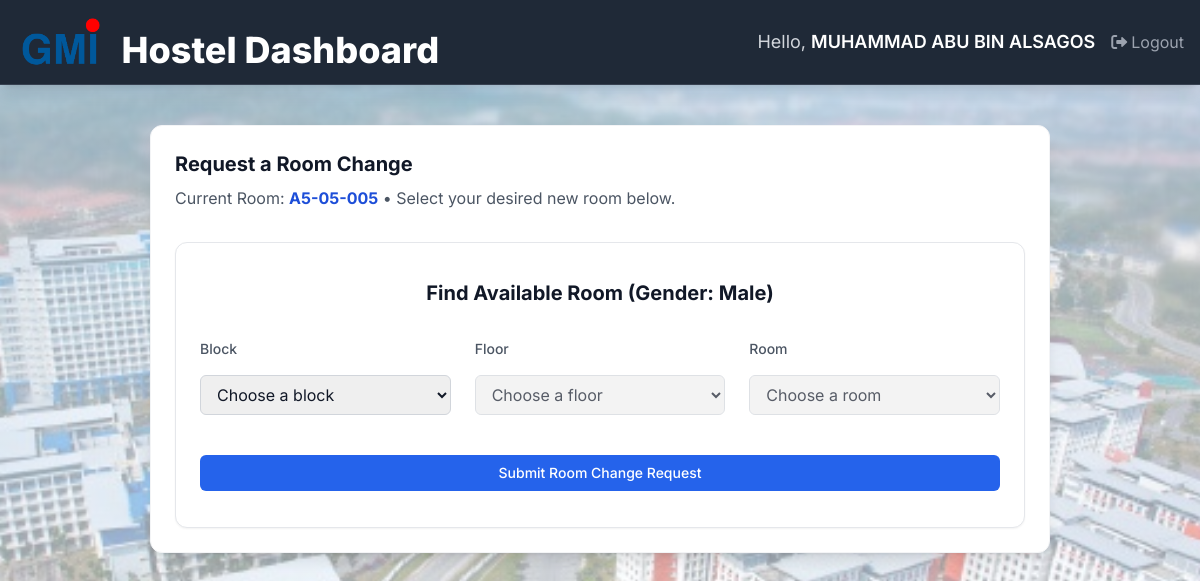
Page /room_change.php (signed in) on the earlier database version.
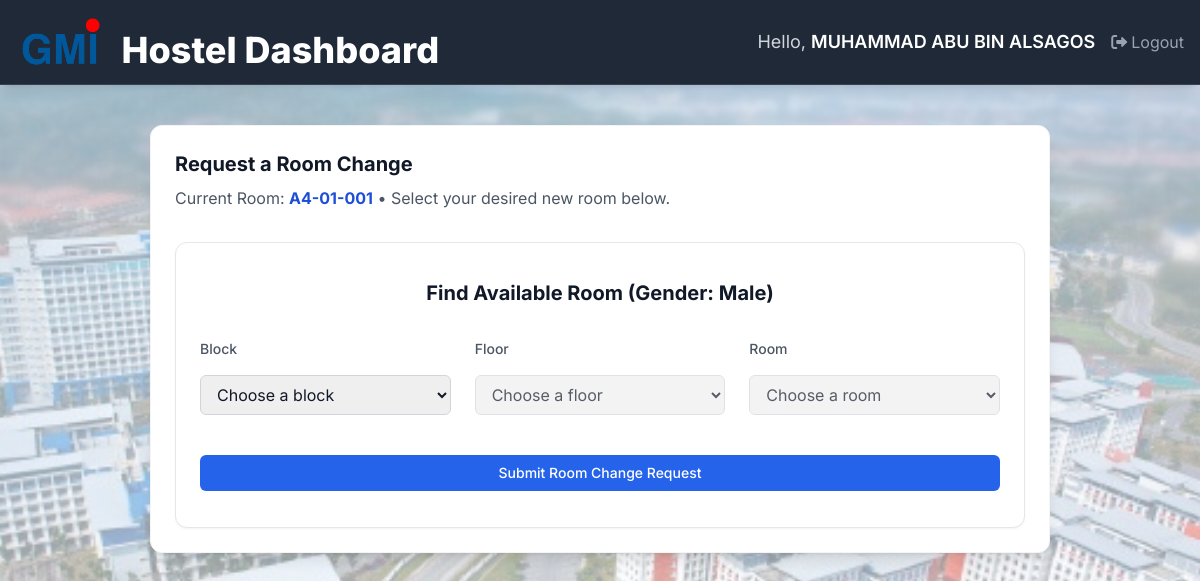
Same page on the later database version.
### tables this page shows
CREATE TABLE `student_rooms` (
  `sr_id` int(11) NOT NULL,
  `student_id` varchar(50) NOT NULL,
  `room_identifier` varchar(20) NOT NULL,
  `semester` varchar(50) DEFAULT NULL,
  `status` varchar(50) DEFAULT 'Active',
  `assigned_at` timestamp NOT NULL DEFAULT current_timestamp(),
  `released_at` timestamp NULL DEFAULT NULL
);

### conn.php (called while the page is built, shortened)
<?php
$host = 'localhost';
$user = 'root';
$pass = '';
$dbname = 'hostel';
$conn = new mysqli($host, $user, $pass, $dbname);
function getUserGender($student_id) {
    global $conn;
    $genderQuery = $conn->query("SELECT gender FROM users WHERE student_id = '$student_id'");
    return $genderQuery ? $genderQuery->fetch_assoc()['gender'] : null;
}
?>

### room_change.php (the view, shortened to what this page needs)
<?php
require 'conn.php';
$student_id = $_SESSION['student_id'];
$gender = getUserGender($student_id);
$current_room_id = '';
$sql_current_room = "SELECT room_identifier FROM student_rooms WHERE student_id = '$student_id' AND status = 'Active' LIMIT 1";
$res_current_room = $conn->query($sql_current_room);
if ($res_current_room && $res_current_room->num_rows > 0) {
    $current_room_id = $res_current_room->fetch_assoc()['room_identifier'];
} else {
    $_SESSION['room_message'] = "Error: You must have an active room assignment to request a room change.";
    header('Location: student_dashboard.php');
    exit;
}
?>
<!DOCTYPE html>
<html lang="en">
<head>
    <script src="https://cdn.tailwindcss.com"></script>
    <link href="https://cdnjs.cloudflare.com/ajax/libs/font-awesome/6.0.0/css/all.min.css" rel="stylesheet">
    <link rel="stylesheet" href="style.css">
</head>
<body class="bg-gray-100 text-gray-900 m-0 p-0">
<?php include 'student_header.php'; ?>
<div class="max-w-[900px] mx-auto my-10 p-6 bg-white rounded-xl shadow-lg border border-gray-100">
    <section class="mb-8">
        <h2 class="text-xl font-bold text-gray-900 mb-2">Request a Room Change</h2>
        <p class="text-gray-600">
            Current Room:
            <strong class="text-blue-700"><?php echo htmlspecialchars($current_room_id); ?></strong>
            • Select your desired new room below.
        </p>
    </section>
    <form method="post" action="room_change.php" class="bg-white rounded-xl shadow-sm border border-gray-200 px-6 py-5">
        <h2 class="text-xl font-bold text-gray-900 mb-4 mt-4 text-center">Find Available Room (Gender: <?php echo htmlspecialchars(ucfirst($gender)); ?>)</h2>
        <div class="grid grid-cols-1 md:grid-cols-3 gap-6">
            <div>
                <label class="block text-sm font-medium text-gray-600 mb-4 mt-4">Block</label>
                <select id="block-select" name="block" class="w-full px-3 py-2 rounded-md border border-gray-300 focus:outline-none focus:ring-2 focus:ring-blue-300 focus:border-blue-500 transition">
                    <option value="" selected disabled>Choose a block</option>
                </select>
            </div>
            <div>
                <label class="block text-sm font-medium text-gray-600 mb-4 mt-4">Floor</label>
                <select id="floor-select" name="floor" class="w-full px-3 py-2 rounded-md border border-gray-300 focus:outline-none focus:ring-2 focus:ring-blue-300 focus:border-blue-500 transition" disabled>
                    <option value="" selected disabled>Choose a floor</option>
                </select>
            </div>
            <div>
                <label class="block text-sm font-medium text-gray-600 mb-4 mt-4">Room</label>
                <select id="room-select" name="room" class="w-full px-3 py-2 rounded-md border border-gray-300 focus:outline-none focus:ring-2 focus:ring-blue-300 focus:border-blue-500 transition" disabled>
                    <option value="" selected disabled>Choose a room</option>
                </select>
            </div>
        </div>
        <button id="searchBtn" type="submit" class="mt-10 mb-4 w-full bg-blue-600 hover:bg-blue-700 text-white font-medium py-2 px-3 text-sm rounded-md transition-colors duration-200 focus:outline-none focus:ring-2 focus:ring-blue-300" disabled>
            Submit Room Change Request
        </button>
    </form>
</div>
</body>
</html>

Differences in the rows shown:
no longer on this page (row edited): student_rooms: room_identifier "A5-05-005"
added student_rooms: room_identifier "A4-01-001"
